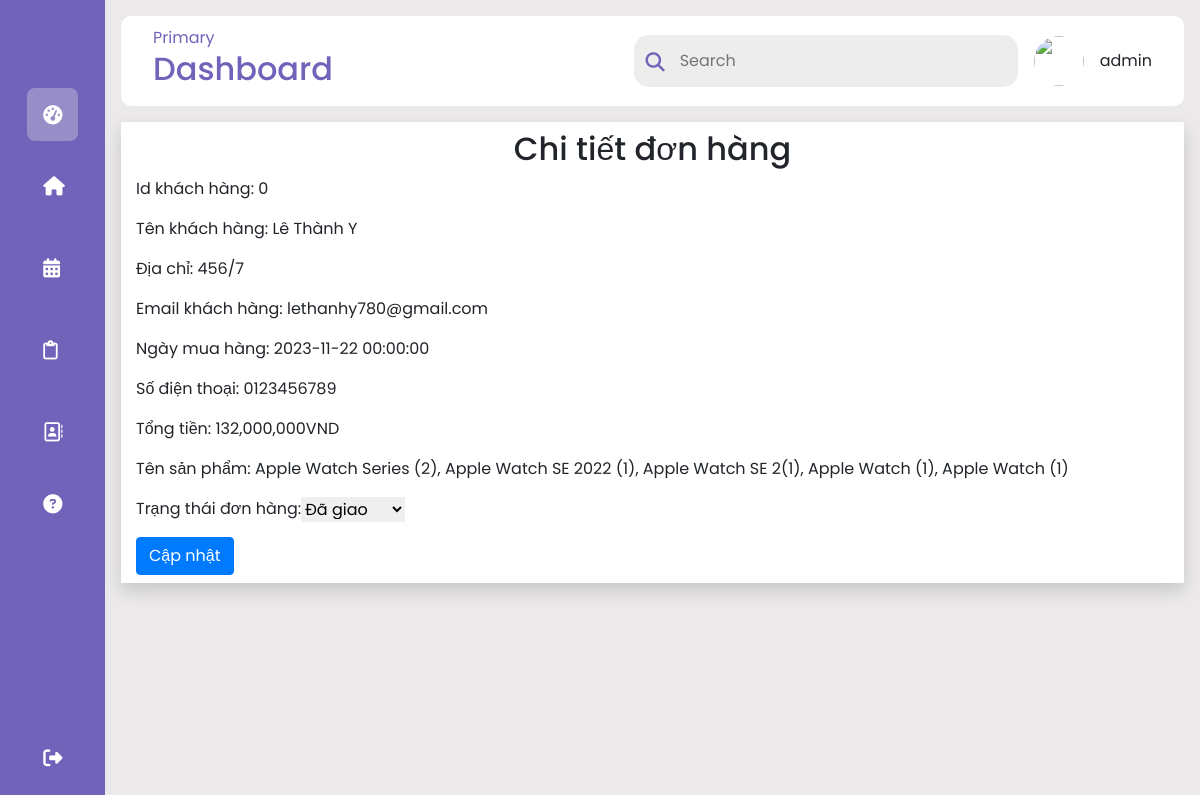
/chitietdonhang.php?id=1 (signed in), run on the app's committed database.
### tables this page shows
CREATE TABLE `order` (
  `id` int(255) NOT NULL,
  `id_khach` int(11) NOT NULL,
  `name` varchar(225) NOT NULL,
  `address` varchar(225) NOT NULL,
  `email` varchar(225) NOT NULL,
  `date` datetime NOT NULL DEFAULT current_timestamp(),
  `total` varchar(255) NOT NULL,
  `phone` varchar(12) NOT NULL,
  `total_product` varchar(255) NOT NULL,
  `status` enum('Đã hủy','Đã giao','Đang xử lý') NOT NULL DEFAULT 'Đang xử lý'
);

### chitietdonhang.php (the view, shortened to what this page needs)
<?php
require_once 'adminheader.php';
$id_donhang=$_GET['id'];
$select_donhang=mysqli_query($connect,"SELECT * FROM `order` where id=$id_donhang");
$row=mysqli_fetch_array($select_donhang);
?>
<div class="container shadow bg-white ">
    <form action="" method="post">
        <h2 class="text-center pt-2">Chi tiết đơn hàng</h2>
        <p>Id khách hàng: <?= $row['id_khach']; ?></p>
        <p>Tên khách hàng: <?= $row['name']; ?></p>
        <p>Địa chỉ: <?= $row['address']; ?></p>
        <p>Email khách hàng: <?= $row['email']; ?></p>
        <p>Ngày mua hàng: <?= $row['date']; ?></p>
        <p>Số điện thoại: <?= $row['phone']; ?></p>
        <p>Tổng tiền: <?= number_format($row['total']); ?>VND</p>
        <p>Tên sản phẩm: <?= $row['total_product']; ?></p>
        <div class="d-flex">
            <p>Trạng thái đơn hàng: </p>
            <div>
                <select name="status" id="">
                    <option <?= $row['status'] == 'Đã giao'? 'selected': '';?>>Đã giao</option>
                </select>
            </div>
        </div>
         <button type="submit" class="btn btn-primary mb-2">Cập nhật</button>
    </form>
</div>

### admin.css (style rules this page uses)
* { margin: 0; padding: 0; border: none; outline: none; box-sizing: border-box; font-family: "Poppins", sans-serif; }
body { display: flex; }

### data on the page
order: id_khach "0", name "Lê Thành Y", address "456/7", email "lethanhy780@gmail.com", date "2023-11-22 00:00:00", phone "0123456789", total "132,000,000", total_product "Apple Watch Series (2), Apple Watch SE 2022 (1), Apple Watch SE 2(1), Apple Watch (1), Apple Watch (1)", status "Đã giao"

### other printed values
$admin "admin"
